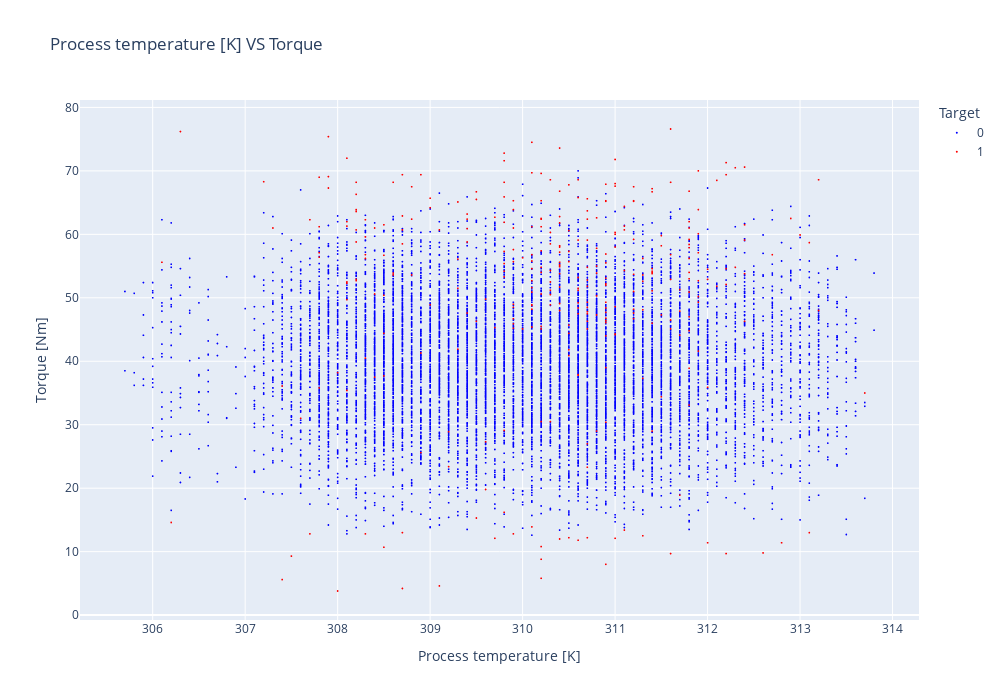

The notebook cell saved with this chart:
### Code cell
import plotly.express as px
df['Target'] = df['Target'].astype(int)


df['Target'] = df['Target'].astype(str)
fig = px.scatter(df, 
                 x='Process temperature [K]', 
                 y='Torque [Nm]', 
                 opacity=1, 
                 title='Process temperature [K] VS Torque', 
                 color='Target',
                 color_discrete_sequence=['blue','red'])


fig.update_traces(marker=dict(size=2))


fig.update_layout(width=1000, height=700)

fig.show()

### Figure 1 — Plotly figure (JSON) as saved in the notebook; plotly's stock layout.template omitted (floating-point values rounded to 4 significant figures; data arrays with more than 128 entries replaced by an {"elided": "..."} marker saying what was removed)
{"data": [{"hovertemplate": "Target=0<br>Process temperature [K]=%{x}<br>Torque [Nm]=%{y}<extra></extra>", "legendgroup": "0", "marker": {"color": "blue", "opacity": 1, "size": 2, "symbol": "circle"}, "mode": "markers", "name": "0", "showlegend": true, "type": "scattergl", "x": {"elided": "9661 float values"}, "xaxis": "x", "y": {"elided": "9661 float values"}, "yaxis": "y"}, {"hovertemplate": "Target=1<br>Process temperature [K]=%{x}<br>Torque [Nm]=%{y}<extra></extra>", "legendgroup": "1", "marker": {"color": "red", "opacity": 1, "size": 2, "symbol": "circle"}, "mode": "markers", "name": "1", "showlegend": true, "type": "scattergl", "x": {"elided": "339 float values"}, "xaxis": "x", "y": {"elided": "339 float values"}, "yaxis": "y"}], "layout": {"height": 700, "legend": {"title": {"text": "Target"}, "tracegroupgap": 0}, "title": {"text": "Process temperature [K] VS Torque"}, "width": 1000, "xaxis": {"anchor": "y", "domain": [0, 1], "title": {"text": "Process temperature [K]"}}, "yaxis": {"anchor": "x", "domain": [0, 1], "title": {"text": "Torque [Nm]"}}}}
